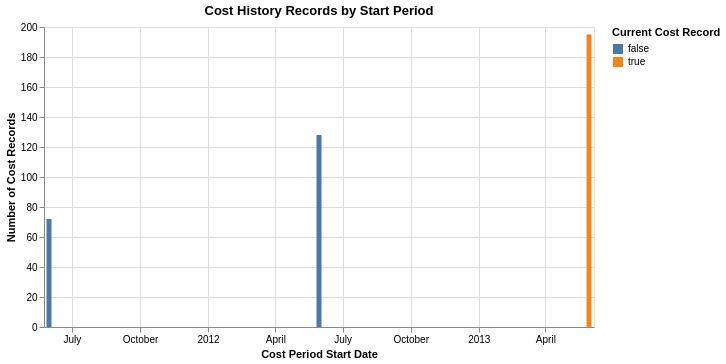

Notebook code for this chart:
### Code cell
alt.Chart(cost_period_summary).mark_bar().encode(
    x=alt.X("start_date:T", title="Cost Period Start Date"),
    y=alt.Y("cost_record_count:Q", title="Number of Cost Records"),
    color=alt.Color(
        "is_current_cost_record:N",
        title="Current Cost Record"
    ),
    tooltip=[
        "start_date",
        "is_current_cost_record",
        "cost_record_count",
        "product_count"
    ]
).properties(
    title="Cost History Records by Start Period",
    width=550,
    height=300
)

### Figure 1 — Vega-Lite specification as saved in the notebook (floating-point values rounded to 4 significant figures)
{"config": {"view": {"continuousWidth": 300, "continuousHeight": 300}}, "data": {"name": "data-711cfe2d0e7da0e53b212c10b5f9ad45"}, "mark": {"type": "bar"}, "encoding": {"color": {"field": "is_current_cost_record", "title": "Current Cost Record", "type": "nominal"}, "tooltip": [{"field": "start_date", "type": "temporal"}, {"field": "is_current_cost_record", "type": "nominal"}, {"field": "cost_record_count", "type": "quantitative"}, {"field": "product_count", "type": "quantitative"}], "x": {"field": "start_date", "title": "Cost Period Start Date", "type": "temporal"}, "y": {"field": "cost_record_count", "title": "Number of Cost Records", "type": "quantitative"}}, "height": 300, "title": "Cost History Records by Start Period", "width": 550, "$schema": "https://vega.github.io/schema/vega-lite/v5.20.1.json", "datasets": {"data-711cfe2d0e7da0e53b212c10b5f9ad45": [{"start_date": "2011-05-31T00:00:00", "is_current_cost_record": false, "cost_record_count": 72, "product_count": 72}, {"start_date": "2012-05-30T00:00:00", "is_current_cost_record": false, "cost_record_count": 128, "product_count": 128}, {"start_date": "2013-05-30T00:00:00", "is_current_cost_record": true, "cost_record_count": 195, "product_count": 195}]}}
